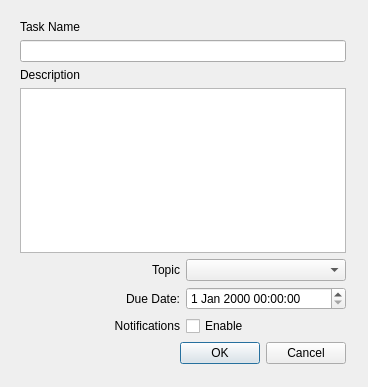
<?xml version="1.0" encoding="UTF-8"?>
<ui version="4.0">
 <class>TaskDialog</class>
 <widget class="QDialog" name="TaskDialog">
  <property name="geometry">
   <rect>
    <x>0</x>
    <y>0</y>
    <width>368</width>
    <height>387</height>
   </rect>
  </property>
  <property name="windowTitle">
   <string>Task Details</string>
  </property>
  <widget class="QWidget" name="layoutWidget">
   <property name="geometry">
    <rect>
     <x>20</x>
     <y>20</y>
     <width>326</width>
     <height>344</height>
    </rect>
   </property>
   <layout class="QVBoxLayout" name="verticalLayout">
    <item>
     <widget class="QLabel" name="label">
      <property name="text">
       <string>Task Name</string>
      </property>
      <property name="alignment">
       <set>Qt::AlignmentFlag::AlignLeading|Qt::AlignmentFlag::AlignLeft|Qt::AlignmentFlag::AlignVCenter</set>
      </property>
     </widget>
    </item>
    <item>
     <layout class="QHBoxLayout" name="horizontalLayout">
      <item>
       <widget class="QLineEdit" name="lineEditTaskName"/>
      </item>
     </layout>
    </item>
    <item>
     <widget class="QLabel" name="labelDescription">
      <property name="text">
       <string>Description</string>
      </property>
      <property name="alignment">
       <set>Qt::AlignmentFlag::AlignLeading|Qt::AlignmentFlag::AlignLeft|Qt::AlignmentFlag::AlignTop</set>
      </property>
     </widget>
    </item>
    <item>
     <widget class="QTextEdit" name="textEditDescription"/>
    </item>
    <item>
     <layout class="QHBoxLayout" name="horizontalLayout_2">
      <item>
       <widget class="QLabel" name="label_2">
        <property name="text">
         <string>Topic</string>
        </property>
        <property name="alignment">
         <set>Qt::AlignmentFlag::AlignRight|Qt::AlignmentFlag::AlignTrailing|Qt::AlignmentFlag::AlignVCenter</set>
        </property>
       </widget>
      </item>
      <item>
       <widget class="QComboBox" name="comboBoxTopic"/>
      </item>
     </layout>
    </item>
    <item>
     <layout class="QHBoxLayout" name="horizontalLayout_3">
      <item>
       <widget class="QLabel" name="label_3">
        <property name="text">
         <string>Due Date:</string>
        </property>
        <property name="alignment">
         <set>Qt::AlignmentFlag::AlignRight|Qt::AlignmentFlag::AlignTrailing|Qt::AlignmentFlag::AlignVCenter</set>
        </property>
       </widget>
      </item>
      <item>
       <widget class="QDateTimeEdit" name="dateTimeEditDue"/>
      </item>
     </layout>
    </item>
    <item>
     <layout class="QHBoxLayout" name="horizontalLayout_4">
      <item>
       <widget class="QLabel" name="label_4">
        <property name="text">
         <string>Notifications</string>
        </property>
        <property name="alignment">
         <set>Qt::AlignmentFlag::AlignRight|Qt::AlignmentFlag::AlignTrailing|Qt::AlignmentFlag::AlignVCenter</set>
        </property>
       </widget>
      </item>
      <item>
       <widget class="QCheckBox" name="checkBoxNotify">
        <property name="text">
         <string>Enable</string>
        </property>
       </widget>
      </item>
     </layout>
    </item>
    <item>
     <layout class="QHBoxLayout" name="horizontalLayout_5"/>
    </item>
    <item>
     <widget class="QDialogButtonBox" name="buttonBox">
      <property name="orientation">
       <enum>Qt::Orientation::Horizontal</enum>
      </property>
      <property name="standardButtons">
       <set>QDialogButtonBox::StandardButton::Cancel|QDialogButtonBox::StandardButton::Ok</set>
      </property>
     </widget>
    </item>
   </layout>
  </widget>
 </widget>
 <resources/>
 <connections>
  <connection>
   <sender>buttonBox</sender>
   <signal>accepted()</signal>
   <receiver>TaskDialog</receiver>
   <slot>accept()</slot>
   <hints>
    <hint type="sourcelabel">
     <x>248</x>
     <y>254</y>
    </hint>
    <hint type="destinationlabel">
     <x>157</x>
     <y>274</y>
    </hint>
   </hints>
  </connection>
  <connection>
   <sender>buttonBox</sender>
   <signal>rejected()</signal>
   <receiver>TaskDialog</receiver>
   <slot>reject()</slot>
   <hints>
    <hint type="sourcelabel">
     <x>316</x>
     <y>260</y>
    </hint>
    <hint type="destinationlabel">
     <x>286</x>
     <y>274</y>
    </hint>
   </hints>
  </connection>
 </connections>
</ui>
